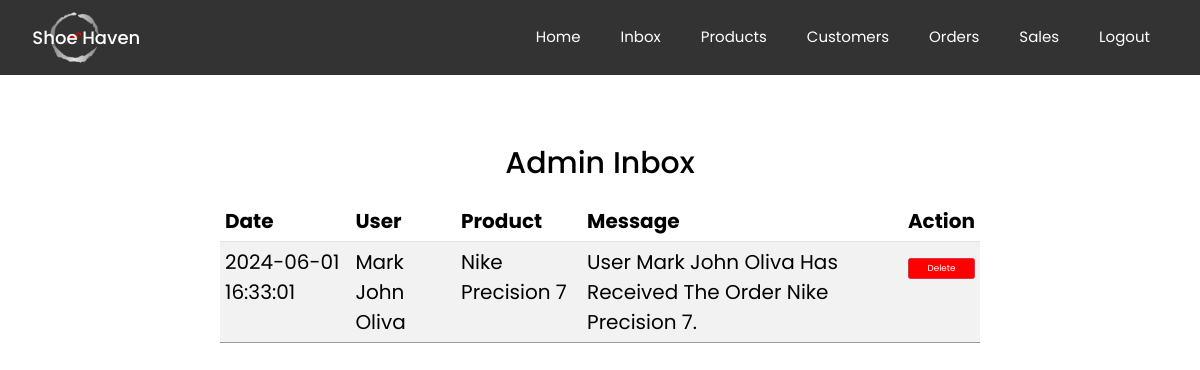
Screenshot of /PROJECT101/order_received.php with the database file from the repository.
### tables this page shows
CREATE TABLE `messages` (
  `message_id` int(11) NOT NULL,
  `user_id` int(11) NOT NULL,
  `order_id` int(11) NOT NULL,
  `message` text NOT NULL,
  `received_date` timestamp NOT NULL DEFAULT current_timestamp()
);

CREATE TABLE `users` (
  `user_id` int(255) NOT NULL,
  `fullname` varchar(250) NOT NULL,
  `age` int(100) NOT NULL,
  `gender` varchar(100) NOT NULL,
  `email` varchar(250) NOT NULL,
  `username` varchar(250) NOT NULL,
  `password` varchar(100) NOT NULL,
  `profile_image` varchar(100) NOT NULL,
  `date` timestamp NOT NULL DEFAULT current_timestamp() ON UPDATE current_timestamp(),
  `user_type` char(1) NOT NULL DEFAULT 'u' COMMENT 'u - user\r\na - admin',
  `status` varchar(100) NOT NULL DEFAULT 'active'
);

CREATE TABLE `orders` (
  `o_id` int(11) NOT NULL,
  `order_id` int(255) NOT NULL,
  `fullname` varchar(255) NOT NULL,
  `address` varchar(255) NOT NULL,
  `zip_code` int(11) NOT NULL,
  `phone_num` varchar(225) NOT NULL,
  `payment` varchar(255) NOT NULL,
  `gcash_reference` varchar(225) NOT NULL,
  `prod_name` varchar(255) NOT NULL,
  `size` varchar(225) NOT NULL,
  `quantity` int(255) NOT NULL,
  `price_total` int(11) NOT NULL,
  `date_ordered` timestamp(6) NOT NULL DEFAULT current_timestamp(6) ON UPDATE current_timestamp(6),
  `status` varchar(100) NOT NULL DEFAULT 'pending' COMMENT 'pending\r\nPay\r\nShip\r\nDelivered',
  `user_id` int(225) NOT NULL
);

### PROJECT101/order_received.php (the view, shortened to what this page needs)
<?php
include("connection.php");
$query = "SELECT m.message_id, m.message, m.received_date, u.fullname, o.prod_name
          FROM messages m
          JOIN users u ON m.user_id = u.user_id
          JOIN orders o ON m.order_id = o.order_id
          ORDER BY m.received_date DESC";
$resultInbox = mysqli_query($con, $query);
?>
<!DOCTYPE html>
<html lang="en">
<head>
    <link rel="stylesheet" href="css/adminCSS.css">
    <link href="https://cdn.jsdelivr.net/npm/bootstrap@5.3.3/dist/css/bootstrap.min.css" rel="stylesheet">
</head>
<body>
<?php require_once('include/nava.php'); ?>
    <div class="container">
        <div class="inbox-container">
            <h1 class="inbox-header">Admin Inbox</h1>
            <div class="table-container">
                <table class="table table-striped">
                    <thead>
                        <tr>
                            <th>Date</th>
                            <th>User</th>
                            <th>Product</th>
                            <th>Message</th>
                            <th>Action</th>
                        </tr>
                    </thead>
                    <tbody>
                        <?php
                        if ($resultInbox && mysqli_num_rows($resultInbox) > 0) {
                            while ($row = mysqli_fetch_assoc($resultInbox)) {
                                ?>
                                <tr>
                                    <td><?php echo htmlspecialchars($row["received_date"]); ?></td>
                                    <td><?php echo htmlspecialchars($row["fullname"]); ?></td>
                                    <td><?php echo htmlspecialchars($row["prod_name"]); ?></td>
                                    <td><?php echo htmlspecialchars($row["message"]); ?></td>
                                    <td>
                                        <form method="post" style="display:inline;">
                                            <button type="submit" name="delete_message" class="btn btn-danger btn-sm" onclick="return confirm('Are you sure you want to delete this message?');">Delete</button>
                                        </form>
                                    </td>
                                </tr>
                                <?php
                            }
                        } else {
                            echo "<tr><td colspan='5'>No messages to display</td></tr>";
                        }
                        ?>
                    </tbody>
                </table>
            </div>
        </div>
    </div>
</body>
</html>

### PROJECT101/css/adminCSS.css (style rules this page uses)
:root { --blue: #2980b9; --red: rgb(255, 0, 0); --orange: orange; --black: #333; --white: #fff; --bg-color: #eee; --dark-bg: rgba(0, 0, 0, .7); --box-shadow: 0 .5rem 1rem rgba(0, 0, 0, .1); --border: .1rem solid #999; }
* { font-family: 'Poppins', sans-serif; margin: 0; padding: 0; box-sizing: border-box; outline: none; border: none; text-decoration: none; text-transform: capitalize; color: rgb(149, 184, 255); }
html { font-size: 62.5%; overflow-x: hidden; }
.container { max-width: 1200px; margin: 0 auto; margin-top: 50px; }
.btn, .option-btn, .delete-btn { display: block; width: 100%; text-align: center; background-color: var(--blue); color:var(--white); font-size: 1.7rem; padding:1.2rem 3rem; border-radius: .5rem; cursor: pointer; margin-top: 1rem; }
.table { width: 100%; border-collapse: collapse; }
.table th, .table td { padding: 1.5rem; font-size: 2rem; color: var(--black); }
.table th { background-color: var(--black); color: var(--white); }
.table td { border-bottom: 0.1rem solid #999; }
.btn { padding: 1.2rem 3rem; font-size: 1.7rem; border-radius: 0.5rem; cursor: pointer; }
.btn.btn-danger { background-color: var(--red); color: var(--white); }

### PROJECT101/order_received.php (style rules this page uses)
.inbox-container { max-width: 800px; margin: 0 auto; padding: 20px; }
.inbox-header { font-size: 30px; color: black; text-align: center; margin-bottom: 20px; }
.table-container { display: flex; justify-content: center; }

### PROJECT101/include/nava.php (style rules this page uses)
body { margin: 0; font-family: Arial, sans-serif; }

### rows the page displays
messages: received_date "2024-06-01 16:33:01", user.fullname "Mark John Oliva", orders.prod_name "Nike Precision 7", message "User Mark John Oliva Has Received The Order Nike Precision 7."
